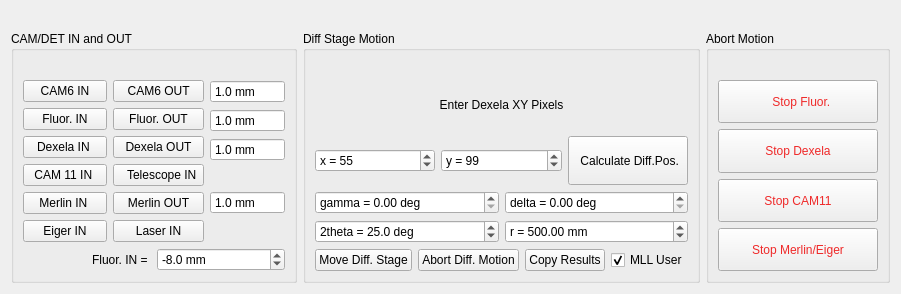
          <widget class="QWidget" name="tabWidget_18Page1">
           <attribute name="title">
            <string>Detector Motion</string>
           </attribute>
           <layout class="QGridLayout" name="gridLayout_136">
            <item row="0" column="0">
             <widget class="QLabel" name="label_130">
              <property name="sizePolicy">
               <sizepolicy hsizetype="Preferred" vsizetype="Fixed">
                <horstretch>0</horstretch>
                <verstretch>0</verstretch>
               </sizepolicy>
              </property>
              <property name="text">
               <string/>
              </property>
             </widget>
            </item>
            <item row="1" column="3">
             <widget class="QGroupBox" name="groupBox">
              <property name="sizePolicy">
               <sizepolicy hsizetype="Fixed" vsizetype="Preferred">
                <horstretch>0</horstretch>
                <verstretch>0</verstretch>
               </sizepolicy>
              </property>
              <property name="title">
               <string>Abort Motion</string>
              </property>
              <layout class="QGridLayout" name="gridLayout_117">
               <item row="1" column="0">
                <widget class="QPushButton" name="pb_stop_fluor">
                 <property name="sizePolicy">
                  <sizepolicy hsizetype="Preferred" vsizetype="Preferred">
                   <horstretch>0</horstretch>
                   <verstretch>0</verstretch>
                  </sizepolicy>
                 </property>
                 <property name="styleSheet">
                  <string notr="true">color: rgb(239, 41, 41);</string>
                 </property>
                 <property name="text">
                  <string>               Stop Fluor.             </string>
                 </property>
                </widget>
               </item>
               <item row="0" column="0">
                <widget class="QLabel" name="label_55">
                 <property name="sizePolicy">
                  <sizepolicy hsizetype="Preferred" vsizetype="Fixed">
                   <horstretch>0</horstretch>
                   <verstretch>0</verstretch>
                  </sizepolicy>
                 </property>
                 <property name="text">
                  <string/>
                 </property>
                 <property name="alignment">
                  <set>Qt::AlignCenter</set>
                 </property>
                </widget>
               </item>
               <item row="2" column="0">
                <widget class="QPushButton" name="pb_stop_dexela">
                 <property name="sizePolicy">
                  <sizepolicy hsizetype="Preferred" vsizetype="Preferred">
                   <horstretch>0</horstretch>
                   <verstretch>0</verstretch>
                  </sizepolicy>
                 </property>
                 <property name="styleSheet">
                  <string notr="true">color: rgb(239, 41, 41);</string>
                 </property>
                 <property name="text">
                  <string>Stop Dexela</string>
                 </property>
                </widget>
               </item>
               <item row="3" column="0">
                <widget class="QPushButton" name="pb_stop_cam11">
                 <property name="sizePolicy">
                  <sizepolicy hsizetype="Preferred" vsizetype="Preferred">
                   <horstretch>0</horstretch>
                   <verstretch>0</verstretch>
                  </sizepolicy>
                 </property>
                 <property name="styleSheet">
                  <string notr="true">color: rgb(239, 41, 41);</string>
                 </property>
                 <property name="text">
                  <string>Stop CAM11</string>
                 </property>
                </widget>
               </item>
               <item row="4" column="0">
                <widget class="QPushButton" name="pb_stop_merlin">
                 <property name="sizePolicy">
                  <sizepolicy hsizetype="Preferred" vsizetype="Preferred">
                   <horstretch>0</horstretch>
                   <verstretch>0</verstretch>
                  </sizepolicy>
                 </property>
                 <property name="styleSheet">
                  <string notr="true">color: rgb(239, 41, 41);</string>
                 </property>
                 <property name="text">
                  <string>Stop Merlin/Eiger</string>
                 </property>
                </widget>
               </item>
              </layout>
             </widget>
            </item>
            <item row="1" column="0">
             <widget class="QGroupBox" name="groupBox">
              <property name="title">
               <string>CAM/DET IN and OUT</string>
              </property>
              <layout class="QGridLayout" name="gridLayout_7">
               <item row="0" column="0">
                <widget class="QLabel" name="label_68">
                 <property name="sizePolicy">
                  <sizepolicy hsizetype="Preferred" vsizetype="Fixed">
                   <horstretch>0</horstretch>
                   <verstretch>0</verstretch>
                  </sizepolicy>
                 </property>
                 <property name="text">
                  <string/>
                 </property>
                </widget>
               </item>
               <item row="1" column="0">
                <layout class="QGridLayout" name="gridLayout_124">
                 <item row="0" column="0">
                  <layout class="QGridLayout" name="gridLayout_16">
                   <item row="0" column="0">
                    <widget class="QPushButton" name="pb_cam6IN">
                     <property name="enabled">
                      <bool>true</bool>
                     </property>
                     <property name="sizePolicy">
                      <sizepolicy hsizetype="Preferred" vsizetype="Preferred">
                       <horstretch>0</horstretch>
                       <verstretch>0</verstretch>
                      </sizepolicy>
                     </property>
                     <property name="text">
                      <string>  CAM6 IN  </string>
                     </property>
                    </widget>
                   </item>
                   <item row="1" column="0">
                    <widget class="QPushButton" name="pb_vortexIN">
                     <property name="sizePolicy">
                      <sizepolicy hsizetype="Preferred" vsizetype="Preferred">
                       <horstretch>0</horstretch>
                       <verstretch>0</verstretch>
                      </sizepolicy>
                     </property>
                     <property name="text">
                      <string>Fluor. IN</string>
                     </property>
                    </widget>
                   </item>
                   <item row="2" column="0">
                    <widget class="QPushButton" name="pb_dexela_IN">
                     <property name="sizePolicy">
                      <sizepolicy hsizetype="Preferred" vsizetype="Preferred">
                       <horstretch>0</horstretch>
                       <verstretch>0</verstretch>
                      </sizepolicy>
                     </property>
                     <property name="text">
                      <string>   Dexela IN    </string>
                     </property>
                    </widget>
                   </item>
                   <item row="3" column="0">
                    <widget class="QPushButton" name="pb_cam11IN">
                     <property name="sizePolicy">
                      <sizepolicy hsizetype="Preferred" vsizetype="Preferred">
                       <horstretch>0</horstretch>
                       <verstretch>0</verstretch>
                      </sizepolicy>
                     </property>
                     <property name="text">
                      <string>  CAM 11 IN   </string>
                     </property>
                    </widget>
                   </item>
                   <item row="4" column="0">
                    <widget class="QPushButton" name="pb_merlinIN">
                     <property name="sizePolicy">
                      <sizepolicy hsizetype="Preferred" vsizetype="Preferred">
                       <horstretch>0</horstretch>
                       <verstretch>0</verstretch>
                      </sizepolicy>
                     </property>
                     <property name="text">
                      <string> Merlin IN  </string>
                     </property>
                    </widget>
                   </item>
                  </layout>
                 </item>
                 <item row="0" column="1">
                  <layout class="QGridLayout" name="gridLayout_24">
                   <item row="1" column="0">
                    <widget class="QPushButton" name="pb_vortexOUT">
                     <property name="sizePolicy">
                      <sizepolicy hsizetype="Preferred" vsizetype="Preferred">
                       <horstretch>0</horstretch>
                       <verstretch>0</verstretch>
                      </sizepolicy>
                     </property>
                     <property name="text">
                      <string>Fluor. OUT</string>
                     </property>
                    </widget>
                   </item>
                   <item row="2" column="0">
                    <widget class="QPushButton" name="pb_dexela_OUT">
                     <property name="sizePolicy">
                      <sizepolicy hsizetype="Preferred" vsizetype="Preferred">
                       <horstretch>0</horstretch>
                       <verstretch>0</verstretch>
                      </sizepolicy>
                     </property>
                     <property name="text">
                      <string>Dexela OUT</string>
                     </property>
                    </widget>
                   </item>
                   <item row="3" column="0">
                    <widget class="QPushButton" name="pb_telescope">
                     <property name="enabled">
                      <bool>true</bool>
                     </property>
                     <property name="sizePolicy">
                      <sizepolicy hsizetype="Preferred" vsizetype="Preferred">
                       <horstretch>0</horstretch>
                       <verstretch>0</verstretch>
                      </sizepolicy>
                     </property>
                     <property name="text">
                      <string>   Telescope IN </string>
                     </property>
                    </widget>
                   </item>
                   <item row="0" column="0">
                    <widget class="QPushButton" name="pb_cam6OUT">
                     <property name="enabled">
                      <bool>true</bool>
                     </property>
                     <property name="sizePolicy">
                      <sizepolicy hsizetype="Preferred" vsizetype="Preferred">
                       <horstretch>0</horstretch>
                       <verstretch>0</verstretch>
                      </sizepolicy>
                     </property>
                     <property name="text">
                      <string>  CAM6 OUT  </string>
                     </property>
                    </widget>
                   </item>
                   <item row="4" column="0">
                    <widget class="QPushButton" name="pb_merlinOUT">
                     <property name="sizePolicy">
                      <sizepolicy hsizetype="Preferred" vsizetype="Preferred">
                       <horstretch>0</horstretch>
                       <verstretch>0</verstretch>
                      </sizepolicy>
                     </property>
                     <property name="text">
                      <string>Merlin OUT</string>
                     </property>
                    </widget>
                   </item>
                  </layout>
                 </item>
                 <item row="0" column="2">
                  <layout class="QGridLayout" name="gridLayout_100">
                   <item row="1" column="0">
                    <widget class="QDoubleSpinBox" name="db_fs_det">
                     <property name="sizePolicy">
                      <sizepolicy hsizetype="Preferred" vsizetype="Preferred">
                       <horstretch>0</horstretch>
                       <verstretch>0</verstretch>
                      </sizepolicy>
                     </property>
                     <property name="readOnly">
                      <bool>true</bool>
                     </property>
                     <property name="buttonSymbols">
                      <enum>QAbstractSpinBox::NoButtons</enum>
                     </property>
                     <property name="suffix">
                      <string> mm</string>
                     </property>
                     <property name="decimals">
                      <number>1</number>
                     </property>
                     <property name="minimum">
                      <double>-150.000000000000000</double>
                     </property>
                     <property name="value">
                      <double>1.000000000000000</double>
                     </property>
                    </widget>
                   </item>
                   <item row="0" column="0">
                    <widget class="QDoubleSpinBox" name="db_cam06x">
                     <property name="sizePolicy">
                      <sizepolicy hsizetype="Preferred" vsizetype="Preferred">
                       <horstretch>0</horstretch>
                       <verstretch>0</verstretch>
                      </sizepolicy>
                     </property>
                     <property name="readOnly">
                      <bool>true</bool>
                     </property>
                     <property name="buttonSymbols">
                      <enum>QAbstractSpinBox::NoButtons</enum>
                     </property>
                     <property name="suffix">
                      <string> mm</string>
                     </property>
                     <property name="decimals">
                      <number>1</number>
                     </property>
                     <property name="minimum">
                      <double>-99.000000000000000</double>
                     </property>
                     <property name="value">
                      <double>1.000000000000000</double>
                     </property>
                    </widget>
                   </item>
                   <item row="3" column="0">
                    <widget class="QLabel" name="label_57">
                     <property name="text">
                      <string/>
                     </property>
                    </widget>
                   </item>
                   <item row="2" column="0">
                    <widget class="QDoubleSpinBox" name="db_dexela">
                     <property name="sizePolicy">
                      <sizepolicy hsizetype="Preferred" vsizetype="Preferred">
                       <horstretch>0</horstretch>
                       <verstretch>0</verstretch>
                      </sizepolicy>
                     </property>
                     <property name="readOnly">
                      <bool>true</bool>
                     </property>
                     <property name="buttonSymbols">
                      <enum>QAbstractSpinBox::NoButtons</enum>
                     </property>
                     <property name="suffix">
                      <string> mm</string>
                     </property>
                     <property name="decimals">
                      <number>1</number>
                     </property>
                     <property name="minimum">
                      <double>-99.000000000000000</double>
                     </property>
                     <property name="maximum">
                      <double>500.000000000000000</double>
                     </property>
                     <property name="value">
                      <double>1.000000000000000</double>
                     </property>
                    </widget>
                   </item>
                   <item row="4" column="0">
                    <widget class="QDoubleSpinBox" name="db_diffx">
                     <property name="sizePolicy">
                      <sizepolicy hsizetype="Preferred" vsizetype="Preferred">
                       <horstretch>0</horstretch>
                       <verstretch>0</verstretch>
                      </sizepolicy>
                     </property>
                     <property name="readOnly">
                      <bool>true</bool>
                     </property>
                     <property name="buttonSymbols">
                      <enum>QAbstractSpinBox::NoButtons</enum>
                     </property>
                     <property name="suffix">
                      <string> mm</string>
                     </property>
                     <property name="decimals">
                      <number>1</number>
                     </property>
                     <property name="minimum">
                      <double>-1500.000000000000000</double>
                     </property>
                     <property name="maximum">
                      <double>1500.000000000000000</double>
                     </property>
                     <property name="value">
                      <double>1.000000000000000</double>
                     </property>
                    </widget>
                   </item>
                  </layout>
                 </item>
                 <item row="1" column="0">
                  <widget class="QPushButton" name="pb_eiger_in">
                   <property name="text">
                    <string>Eiger IN</string>
                   </property>
                  </widget>
                 </item>
                 <item row="1" column="1">
                  <widget class="QPushButton" name="pb_laser_in">
                   <property name="text">
                    <string>Laser IN</string>
                   </property>
                  </widget>
                 </item>
                </layout>
               </item>
               <item row="2" column="0">
                <layout class="QHBoxLayout" name="horizontalLayout_7">
                 <item>
                  <widget class="QLabel" name="label_74">
                   <property name="sizePolicy">
                    <sizepolicy hsizetype="Preferred" vsizetype="Preferred">
                     <horstretch>0</horstretch>
                     <verstretch>0</verstretch>
                    </sizepolicy>
                   </property>
                   <property name="text">
                    <string>Fluor. IN = </string>
                   </property>
                   <property name="alignment">
                    <set>Qt::AlignRight|Qt::AlignTrailing|Qt::AlignVCenter</set>
                   </property>
                  </widget>
                 </item>
                 <item>
                  <widget class="QDoubleSpinBox" name="dsb_flur_in_pos">
                   <property name="sizePolicy">
                    <sizepolicy hsizetype="Preferred" vsizetype="Fixed">
                     <horstretch>0</horstretch>
                     <verstretch>0</verstretch>
                    </sizepolicy>
                   </property>
                   <property name="suffix">
                    <string> mm</string>
                   </property>
                   <property name="decimals">
                    <number>1</number>
                   </property>
                   <property name="minimum">
                    <double>-100.000000000000000</double>
                   </property>
                   <property name="maximum">
                    <double>-7.000000000000000</double>
                   </property>
                   <property name="value">
                    <double>-8.000000000000000</double>
                   </property>
                  </widget>
                 </item>
                </layout>
               </item>
              </layout>
             </widget>
            </item>
            <item row="1" column="2">
             <widget class="QGroupBox" name="groupBox_11">
              <property name="title">
               <string>Diff Stage Motion</string>
              </property>
              <layout class="QGridLayout" name="gridLayout_140">
               <item row="0" column="0">
                <widget class="QLabel" name="label_67">
                 <property name="sizePolicy">
                  <sizepolicy hsizetype="Preferred" vsizetype="Fixed">
                   <horstretch>0</horstretch>
                   <verstretch>0</verstretch>
                  </sizepolicy>
                 </property>
                 <property name="text">
                  <string/>
                 </property>
                </widget>
               </item>
               <item row="1" column="0">
                <layout class="QGridLayout" name="gridLayout_137">
                 <item row="0" column="0">
                  <widget class="QLabel" name="label_65">
                   <property name="lineWidth">
                    <number>0</number>
                   </property>
                   <property name="text">
                    <string>Enter Dexela XY Pixels</string>
                   </property>
                   <property name="alignment">
                    <set>Qt::AlignCenter</set>
                   </property>
                  </widget>
                 </item>
                 <item row="1" column="0">
                  <layout class="QHBoxLayout" name="horizontalLayout_15">
                   <item>
                    <widget class="QSpinBox" name="sp_dexela_xpixel">
                     <property name="sizePolicy">
                      <sizepolicy hsizetype="Preferred" vsizetype="Fixed">
                       <horstretch>0</horstretch>
                       <verstretch>0</verstretch>
                      </sizepolicy>
                     </property>
                     <property name="prefix">
                      <string>x = </string>
                     </property>
                     <property name="maximum">
                      <number>9999</number>
                     </property>
                     <property name="singleStep">
                      <number>10</number>
                     </property>
                     <property name="value">
                      <number>55</number>
                     </property>
                    </widget>
                   </item>
                   <item>
                    <widget class="QSpinBox" name="sp_dexela_ypixel">
                     <property name="sizePolicy">
                      <sizepolicy hsizetype="Preferred" vsizetype="Fixed">
                       <horstretch>0</horstretch>
                       <verstretch>0</verstretch>
                      </sizepolicy>
                     </property>
                     <property name="prefix">
                      <string>y = </string>
                     </property>
                     <property name="maximum">
                      <number>9999</number>
                     </property>
                     <property name="singleStep">
                      <number>10</number>
                     </property>
                     <property name="value">
                      <number>99</number>
                     </property>
                    </widget>
                   </item>
                   <item>
                    <widget class="QPushButton" name="pb_pos_to_angle">
                     <property name="sizePolicy">
                      <sizepolicy hsizetype="Preferred" vsizetype="Preferred">
                       <horstretch>0</horstretch>
                       <verstretch>0</verstretch>
                      </sizepolicy>
                     </property>
                     <property name="text">
                      <string> Calculate Diff.Pos.</string>
                     </property>
                    </widget>
                   </item>
                  </layout>
                 </item>
                </layout>
               </item>
               <item row="3" column="0">
                <layout class="QHBoxLayout" name="horizontalLayout_8">
                 <item>
                  <widget class="QDoubleSpinBox" name="sp_diff_det_calc_2theta">
                   <property name="sizePolicy">
                    <sizepolicy hsizetype="Preferred" vsizetype="Fixed">
                     <horstretch>0</horstretch>
                     <verstretch>0</verstretch>
                    </sizepolicy>
                   </property>
                   <property name="prefix">
                    <string>2theta = </string>
                   </property>
                   <property name="suffix">
                    <string> deg</string>
                   </property>
                   <property name="decimals">
                    <number>1</number>
                   </property>
                   <property name="value">
                    <double>25.000000000000000</double>
                   </property>
                  </widget>
                 </item>
                 <item>
                  <widget class="QDoubleSpinBox" name="sp_diff_det_r">
                   <property name="sizePolicy">
                    <sizepolicy hsizetype="Preferred" vsizetype="Fixed">
                     <horstretch>0</horstretch>
                     <verstretch>0</verstretch>
                    </sizepolicy>
                   </property>
                   <property name="prefix">
                    <string>r = </string>
                   </property>
                   <property name="suffix">
                    <string> mm</string>
                   </property>
                   <property name="maximum">
                    <double>5000.000000000000000</double>
                   </property>
                   <property name="value">
                    <double>500.000000000000000</double>
                   </property>
                  </widget>
                 </item>
                </layout>
               </item>
               <item row="2" column="0">
                <layout class="QHBoxLayout" name="horizontalLayout_9">
                 <item>
                  <widget class="QDoubleSpinBox" name="sp_diff_det_calc_x">
                   <property name="sizePolicy">
                    <sizepolicy hsizetype="Preferred" vsizetype="Fixed">
                     <horstretch>0</horstretch>
                     <verstretch>0</verstretch>
                    </sizepolicy>
                   </property>
                   <property name="prefix">
                    <string>gamma = </string>
                   </property>
                   <property name="suffix">
                    <string> deg</string>
                   </property>
                   <property name="decimals">
                    <number>2</number>
                   </property>
                   <property name="value">
                    <double>0.000000000000000</double>
                   </property>
                  </widget>
                 </item>
                 <item>
                  <widget class="QDoubleSpinBox" name="sp_diff_det_calc_y">
                   <property name="sizePolicy">
                    <sizepolicy hsizetype="Preferred" vsizetype="Fixed">
                     <horstretch>0</horstretch>
                     <verstretch>0</verstretch>
                    </sizepolicy>
                   </property>
                   <property name="prefix">
                    <string>delta = </string>
                   </property>
                   <property name="suffix">
                    <string> deg</string>
                   </property>
                   <property name="value">
                    <double>0.000000000000000</double>
                   </property>
                  </widget>
                 </item>
                </layout>
               </item>
               <item row="4" column="0">
                <layout class="QHBoxLayout" name="horizontalLayout_13">
                 <item>
                  <widget class="QPushButton" name="pb_move_diff">
                   <property name="sizePolicy">
                    <sizepolicy hsizetype="Preferred" vsizetype="Preferred">
                     <horstretch>0</horstretch>
                     <verstretch>0</verstretch>
                    </sizepolicy>
                   </property>
                   <property name="text">
                    <string>Move Diff. Stage</string>
                   </property>
                  </widget>
                 </item>
                 <item>
                  <widget class="QPushButton" name="pb_abort_diff">
                   <property name="sizePolicy">
                    <sizepolicy hsizetype="Preferred" vsizetype="Preferred">
                     <horstretch>0</horstretch>
                     <verstretch>0</verstretch>
                    </sizepolicy>
                   </property>
                   <property name="text">
                    <string>Abort Diff. Motion</string>
                   </property>
                  </widget>
                 </item>
                 <item>
                  <widget class="QPushButton" name="pb_copy_pos2angle">
                   <property name="sizePolicy">
                    <sizepolicy hsizetype="Preferred" vsizetype="Preferred">
                     <horstretch>0</horstretch>
                     <verstretch>0</verstretch>
                    </sizepolicy>
                   </property>
                   <property name="text">
                    <string>Copy Results</string>
                   </property>
                  </widget>
                 </item>
                 <item>
                  <widget class="QCheckBox" name="cb_mll_theta_for_diff">
                   <property name="text">
                    <string>MLL User</string>
                   </property>
                   <property name="checked">
                    <bool>true</bool>
                   </property>
                  </widget>
                 </item>
                </layout>
               </item>
              </layout>
             </widget>
            </item>
           </layout>
          </widget>
